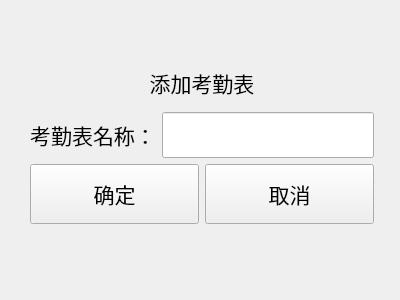
<?xml version="1.0" encoding="UTF-8"?>
<ui version="4.0">
 <class>Form_checkTable</class>
 <widget class="QWidget" name="Form_checkTable">
  <property name="geometry">
   <rect>
    <x>0</x>
    <y>0</y>
    <width>400</width>
    <height>300</height>
   </rect>
  </property>
  <property name="windowTitle">
   <string>Form</string>
  </property>
  <widget class="QWidget" name="layoutWidget">
   <property name="geometry">
    <rect>
     <x>30</x>
     <y>60</y>
     <width>344</width>
     <height>164</height>
    </rect>
   </property>
   <layout class="QVBoxLayout" name="verticalLayout_4">
    <item>
     <layout class="QVBoxLayout" name="verticalLayout_3">
      <item>
       <widget class="QLabel" name="lab_addTest_8">
        <property name="sizePolicy">
         <sizepolicy hsizetype="Preferred" vsizetype="Minimum">
          <horstretch>0</horstretch>
          <verstretch>0</verstretch>
         </sizepolicy>
        </property>
        <property name="font">
         <font>
          <pointsize>16</pointsize>
         </font>
        </property>
        <property name="layoutDirection">
         <enum>Qt::LeftToRight</enum>
        </property>
        <property name="text">
         <string>添加考勤表</string>
        </property>
        <property name="alignment">
         <set>Qt::AlignCenter</set>
        </property>
       </widget>
      </item>
      <item>
       <layout class="QHBoxLayout" name="horizontalLayout">
        <item>
         <layout class="QVBoxLayout" name="verticalLayout">
          <item>
           <widget class="QLabel" name="lab_addTest_6">
            <property name="sizePolicy">
             <sizepolicy hsizetype="Preferred" vsizetype="Minimum">
              <horstretch>0</horstretch>
              <verstretch>0</verstretch>
             </sizepolicy>
            </property>
            <property name="font">
             <font>
              <pointsize>16</pointsize>
             </font>
            </property>
            <property name="layoutDirection">
             <enum>Qt::LeftToRight</enum>
            </property>
            <property name="text">
             <string>考勤表名称：</string>
            </property>
            <property name="alignment">
             <set>Qt::AlignCenter</set>
            </property>
           </widget>
          </item>
         </layout>
        </item>
        <item>
         <layout class="QVBoxLayout" name="verticalLayout_2">
          <item>
           <widget class="QLineEdit" name="line_addCheckTable">
            <property name="enabled">
             <bool>true</bool>
            </property>
            <property name="sizePolicy">
             <sizepolicy hsizetype="Expanding" vsizetype="Minimum">
              <horstretch>0</horstretch>
              <verstretch>0</verstretch>
             </sizepolicy>
            </property>
            <property name="font">
             <font>
              <pointsize>16</pointsize>
             </font>
            </property>
            <property name="layoutDirection">
             <enum>Qt::LeftToRight</enum>
            </property>
           </widget>
          </item>
         </layout>
        </item>
       </layout>
      </item>
     </layout>
    </item>
    <item>
     <layout class="QHBoxLayout" name="horizontalLayout_2">
      <item>
       <widget class="QPushButton" name="btn_confirm">
        <property name="sizePolicy">
         <sizepolicy hsizetype="Minimum" vsizetype="Minimum">
          <horstretch>0</horstretch>
          <verstretch>0</verstretch>
         </sizepolicy>
        </property>
        <property name="maximumSize">
         <size>
          <width>200</width>
          <height>60</height>
         </size>
        </property>
        <property name="font">
         <font>
          <pointsize>16</pointsize>
          <weight>50</weight>
          <bold>false</bold>
         </font>
        </property>
        <property name="layoutDirection">
         <enum>Qt::LeftToRight</enum>
        </property>
        <property name="text">
         <string>确定</string>
        </property>
       </widget>
      </item>
      <item>
       <widget class="QPushButton" name="btn_cancel">
        <property name="sizePolicy">
         <sizepolicy hsizetype="Minimum" vsizetype="Minimum">
          <horstretch>0</horstretch>
          <verstretch>0</verstretch>
         </sizepolicy>
        </property>
        <property name="maximumSize">
         <size>
          <width>200</width>
          <height>60</height>
         </size>
        </property>
        <property name="font">
         <font>
          <pointsize>16</pointsize>
          <weight>50</weight>
          <bold>false</bold>
         </font>
        </property>
        <property name="layoutDirection">
         <enum>Qt::LeftToRight</enum>
        </property>
        <property name="text">
         <string>取消</string>
        </property>
       </widget>
      </item>
     </layout>
    </item>
   </layout>
  </widget>
 </widget>
 <resources/>
 <connections/>
</ui>
